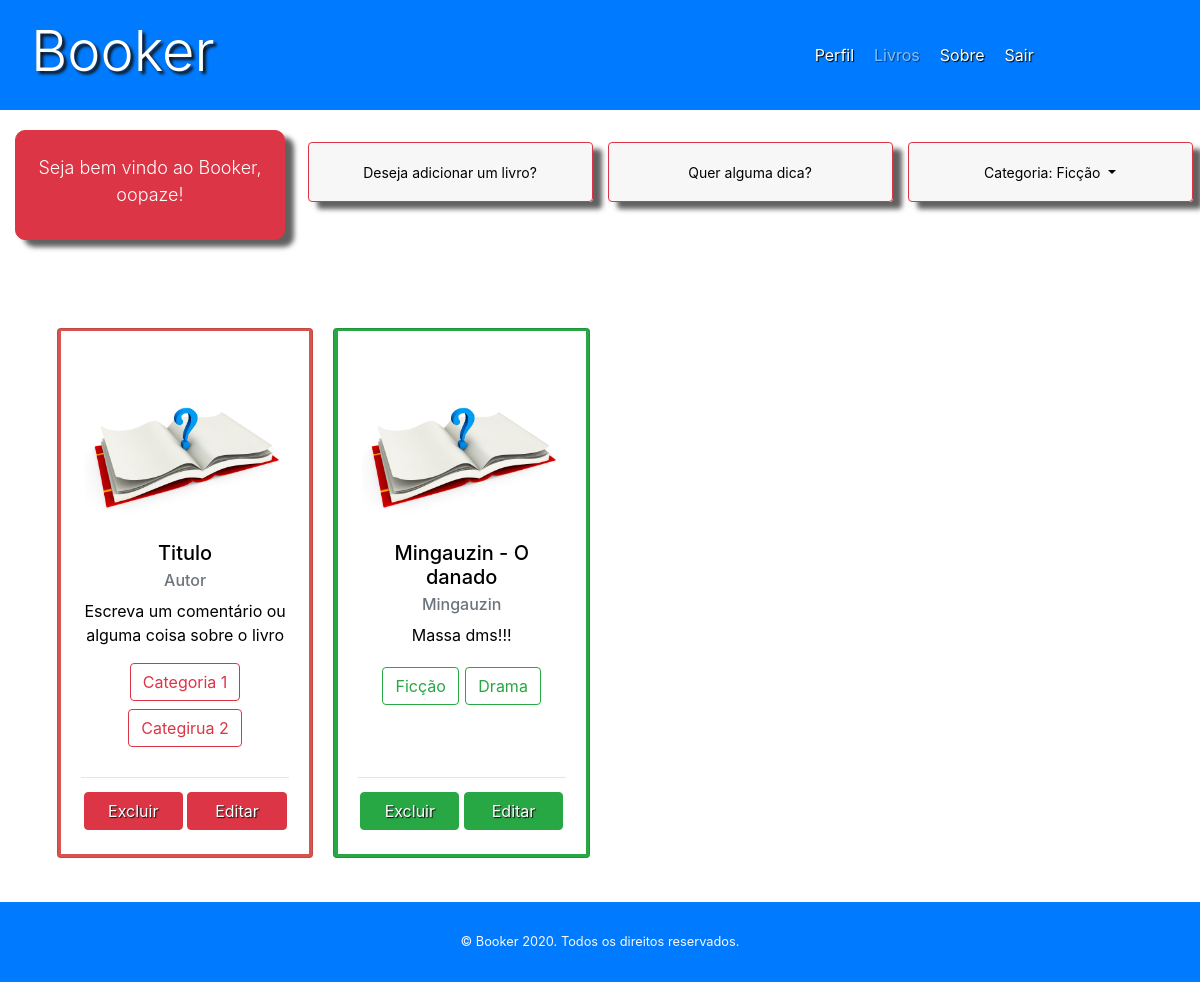
The app's page /book/Ficção (signed in) with its own data.
### app/models/table.py (models this page shows, shortened)
class User(db.Model):
	__tablename__ = 'users'
	id = db.Column(db.Integer, primary_key='True')
	username = db.Column(db.String(20), unique=True)
	password = db.Column(db.String(30))
	name = db.Column(db.String(30))
	email = db.Column(db.String(30), unique=True)
	criado_em = db.Column(db.DateTime, default=datetime.now())
	image = db.relationship('UserImage', backref='users')
	books = db.relationship('Book', backref='users')
	@property
	def is_authenticated(self):
		return True

class Category(db.Model):
	__tablename__ = 'categories'
	id = db.Column(db.Integer, primary_key=True)
	categoria = db.Column(db.String(40), nullable=False, unique=True)

class Book(db.Model):
	__tablename__ = 'books'
	id = db.Column(db.Integer, primary_key=True)
	titulo = db.Column(db.String(100), nullable=False)
	autor = db.Column(db.String(30), default='Desconhecido')
	nota = db.Column(db.Float)
	lido = db.Column(db.Boolean, default=False)
	comment = db.Column(db.String(100), default="Aaaah, depois eu comento esse livro!")
	criado_em = db.Column(db.DateTime, default=datetime.now())
	owner = db.Column(db.Integer, db.ForeignKey('users.id'))
	file = db.relationship('BookFile', backref='Book')
	categories = db.relationship(Category,
							secondary=Book_category,
							backref=db.backref('books',
												lazy='dynamic'))

### app/controllers/default.py (the view)
@app.route('/book/<categoria>', methods=['GET', 'POST'])
@app.route('/books', methods=['GET', 'POST'])
@login_required
def books(categoria=None):
	books = Book.query.filter_by(owner=int(current_user.id)).all()
	categories = []
	for book in books:
		for category in book.categories:
			if category not in categories and category.categoria != categoria:
				categories.append(category)
			if book.file:
				loadbook(book.file[0].file, book.id)
	categoria_now = None
	if categoria:
		categoria_now = categoria
		books_categoria = []
		for book in books:
			for categoria_book in book.categories:
				if categoria_book.categoria == categoria:
					books_categoria.append(book)
		books = books_categoria
	files = []
	BookForm_ = BookForm()
	updateBookForm_ = BookForm()
	return render_template('books.html',
	 						title='Livros',
	 						user=current_user,
	 						categorias=categories,
	 						books=books,
	 						newBook=BookForm_,
	 						updatebook=updateBookForm_,
	 						categoria_now = categoria_now)

### app/controllers/default.py (called while the page is built)
@lm.user_loader
def load_user(user_id):
    return User.query.filter_by(id=user_id).first()

### app/templates/books.html (shortened to what this page needs)
<!DOCTYPE html>
<html>
	<head>
		<link rel="stylesheet" type="text/css" href="{{ url_for('static', filename='css/bootstrap.min.css')}}">
		<link rel="stylesheet" href="{{ url_for('static', filename='css/book.css')}}">
		<link rel="stylesheet" href="{{ url_for('static', filename='css/header.css')}}">
		<link rel="stylesheet" href="https://cdnjs.cloudflare.com/ajax/libs/font-awesome/4.7.0/css/font-awesome.min.css">
	</head>
	<body>
		<div class="container-fluid">
			<header>
			  	<div class="row">
					<nav class="navbar navbar-expand-lg navbar-dark bg-primary">
			  			<div class="col-md-4">
					  		<div id='logo-menu'>
								<a id='logo' href="{{url_for('books')}}">
									<h2 class="display-4"> Booker </h2>
								</a>
							</div>
						</div>
						<div class="col-md-4 offset-md-4">
						  	<div class="collapse navbar-collapse" id="navbarNavDropdown">
							    <a class="menu-item" href="{{ url_for('perfil', username=current_user.username) }}">Perfil</a>
							    <a class="menu-item isDisabled" href="">Livros</a>
							    <a class="menu-item" data-toggle="modal" data-target="#sobreModal"> Sobre </a>
							    <a class="menu-item" data-toggle="modal" data-target="#sairModal">Sair</a>
						  	</div>
						</div>
					</nav>
				</div>
			</header>
		</div>
		<div class="container-fluid" id='centerPage'>
			<div class="row" id='Welcome'>
				<div class="col-md-3 header-message-align">
					<div class="card-dados btn btn-danger ">
						<p class="lead welcome-text"> Seja bem vindo ao Booker, {{ current_user.username }}!</p>
					</div>
				</div>
				<div class="col-md-3 buttons-conteiner">
				    <button type="button" class="btn Selector-Button btn-outline-danger" data-toggle="modal" data-target="#InserirBook">Deseja adicionar um livro? </button>
				</div>
				<div class="col-md-3 buttons-conteiner">
				    <button onclick="showmessage()" data-toggle="modal" data-target="#tipModal" type="button" class="btn Selector-Button btn-outline-danger"> Quer alguma dica? </button>
				</div>
				<div class="col-md-3 buttons-conteiner">
				    <button type="button" class="btn Selector-Button btn-outline-danger dropdown-toggle" data-toggle="dropdown" id='select-bt'>
				    	{% if categoria_now %}
				    		Categoria: {{ categoria_now }}
				    	{% else %}
							Categoria: Todos
				    	{% endif %}
				   	</button>
				</div>
			</div>
			<div class="row book-space">
				<div class="col-md-3" style="padding: 10px">
					<button class="card card-size-control align-center" style="width: 18rem;">
						<div class="card-color">
						    <img class="card-img-top" src="/static/image/profilepattern.jpg" alt="Card image cap">
						  	<div class="card-body">
						  		<div style="height: 180px">
								    <h5 class="card-title">Titulo</h5>
								    <h6 class="card-subtitle mb-2 text-muted">Autor</h6>
								    <p class="card-text">Escreva um comentário ou alguma coisa sobre o livro</p>
							    </div>
							    <div class="categorias">
								    <label class="btn btn-outline-danger">Categoria 1</label>
								    <label class="btn btn-outline-danger">Categirua 2</label>
								</div>
							    <hr style="width: 100%; clear: both;">
						  	</div>
						  	<div class="card-footer-control">
						  		<a class="card-button btn btn-danger"> Excluir </a>
						  		<a class="card-button btn btn-danger"> Editar </a>
						  	</div>
					  	</div>
					</button>
				</div>
				{% for book in books %}
					<div class="col-md-3" style="padding: 10px">
						{% if book.lido %}
							<button class="card card-size-control align-center bg-success" style="width: 18rem;">
						{% else %}
							<button class="card card-size-control align-center bg-danger" style="width: 18rem;">
						{% endif %}
							<div class="card-color">
							    <a  data-toggle="modal" data-target="#read{{book.id}}"><img class="card-img-top" src="/static/image/profilepattern.jpg" alt="Card image cap">
							    </a>
							  	<div class="card-body">
							  		<div style="height: 180px">
									    <h5 class="card-title">{{ book.titulo }}</h5>
									    <h6 class="card-subtitle mb-2 text-muted">{{ book.autor }}</h6>
									    <p class="card-text text-justify-center"> {{book.comment}} </p>
								    </div>
								    <div class="categorias">
								 	{% for category in book.categories %}
								 		{% if book.lido %}
											<a class="btn btn-outline-success" href="{{url_for('books', categoria=category.categoria)}}">{{ category.categoria }} </a>
										{% else %}
											<a href="{{url_for('books', categoria=category.categoria)}}" class="btn btn-outline-danger"> {{ category.categoria }}</a>
										{% endif %}
									{% endfor %}
									</div>
								 	<hr style="width: 100%; clear: both;">
							  	</div>
							  	<div class="card-footer-control">
							  		{% if book.lido %}
							  			<a class="card-button btn btn-success" onclick="myFunction('{{book.id}}')"> Excluir </a>
								  		<a class="card-button btn btn-success" data-toggle="modal" data-target="#edit{{book.id}}"> Editar </a>
									{% else %}
								  		<a onclick="myFunction('{{book.id}}')" class="card-button btn btn-danger"> Excluir </a>
								  		<a class="card-button btn btn-danger" data-toggle="modal" data-target="#edit{{book.id}}"> Editar </a>
									{% endif %}
							  	</div>
						  	</div>
							</button>
					</div>
				{% endfor %}
			</div>
		</div>
		<footer class="bg-primary">
		    <div class="footer-p">
		    	<p class="text-light small mb-4 mb-lg-0">© Booker 2020. Todos os direitos reservados.</p>
		    </div>
		</footer>
	</body>
</html>

### app/static/css/book.css (style rules this page uses)
body { width: 100%; background-image: url('/static/image/fundo.jpg'); background-size: cover; }
#centerPage { padding-top: 10px; width: 100%; min-height: 464px; background-color: rgba(255, 255, 255, 0.7); }
.card-dados { padding: 15px 0; width: 100%; max-height: 150px; color: black; text-align: center; max-width: 100%; border-radius: 10px; box-shadow: 9px 7px 5px rgba(50, 50, 50, 0.77); }
.card-dados p { font-size: 18px !important; padding-top: 8px; }
#Welcome { padding: 10px 0 15px 0; }
.header-message-align { margin: 0 0 30px 0; }
.welcome-text { color: white; }
.Selector-Button { background-color: rgba(247,247,247, 0.9); color: black; width: 300px; max-width: 95%; min-height: 60px; font-size: 14px; box-shadow: 9px 7px 5px rgba(50, 50, 50, 0.77); }
.buttons-conteiner { padding: 1% 0; text-align: center; width: 100%; }
.book-space { padding: 2% 4%; }
.card-body p { min-height: 50px; }
.card-size-control { align-items: center; margin: 10px 0; min-height: 530px; padding: 2px; width: 100% !important; background-color: rgb(217, 83, 79); }
.card-color { width: 99%; background-color: white; height: 523px; }
.categorias { align-items: center; text-align: center; margin: -60px 0 10px 0; padding: 2px; height: 100px; max-width: 100%; }
.categorias a { max-height: 90px; margin: 4px 1px; }
.card-button { max-width: 50%; width: 40%; }
.card-footer-control { width: 100%; height: 40px; clear: both; margin-bottom: 10px; }
.card-footer-control a { margin-top: -35px; color: white; text-shadow: 1px 1px 1px #111111; }
.card img { padding-top: 30px; max-height: 200px; max-width: 200px; }

### app/static/css/header.css (style rules this page uses)
body { width: 100%; }
header { width: 100%; }
header nav { width: 100%; height: 110px; }
.isDisabled { color: currentColor; cursor: not-allowed; opacity: 0.5; text-decoration: none; }
#navbarNavDropdown { width: 100%; }
#navbarNavDropdown a { color: white; }
.menu-item { padding: 0px 15px 0px 5px; text-shadow: 1px 1px 1px #000000; color: white; }
#logo-menu { max-width: 80%; float: left; }
#logo h2 { text-decoration: none; text-align: left; color: #FFFFFF; text-shadow: 3px 3px 3px #111111; width: 80%; padding-top: 1px; }
footer { height: 80px !important; }
footer p { height: 20px; padding: 30px 0px 20px 0; }
.footer-p { width: 100%; text-align: center; }

### records on screen
User: username "oopaze"
Category: categoria "Ficção"
Book: titulo "Mingauzin - O danado", autor "Mingauzin", comment "Massa dms!!!"
Category: categoria "Drama"
